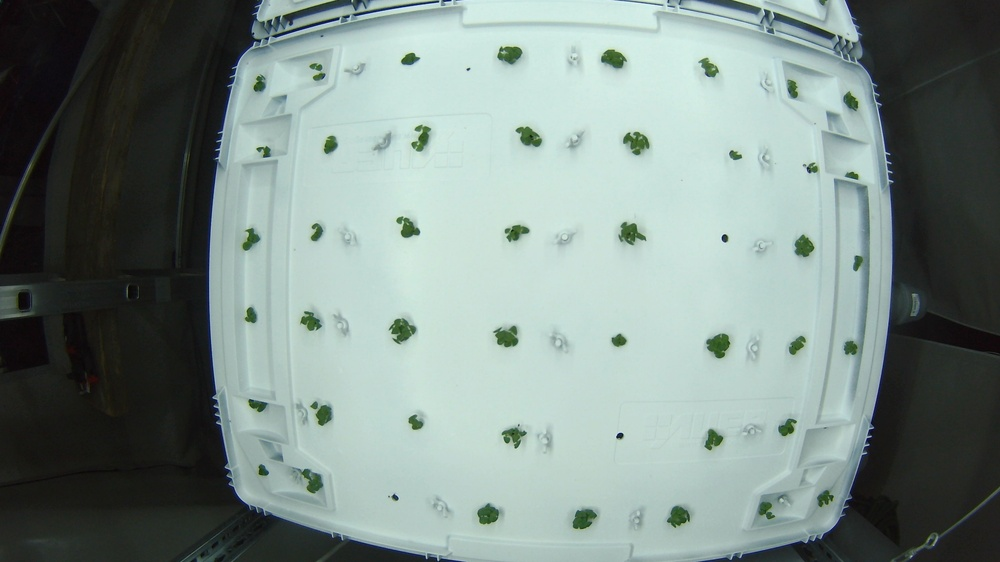
#> input picture db_images/image_0_20231222-230226.jpg, 1000 x 562 px, shrunk from 3840 x 2160 before the run
$ python -i biomass.py   (imports and definitions only)
#> lines starting #> are read from the running program, lines starting #| are printed output that depends on the picture; after the words box and inside, x2 and y2 are one past the last pixel; in counts of white or black regions, pixels touching at a corner belong together
#> further down, picture is the input picture: shape (562, 1000, 3); mean B, G, R 135.9, 140.8, 125.2
import cv2
import numpy as np
import os

def calculate_biomass(image):
    image_hsv = cv2.cvtColor(image, cv2.COLOR_BGR2HSV)
#> image_hsv: shape (562, 1000, 3); mean H, S, V 74.5, 36.5, 141.6

    sensitivity_green = 35
    lower_green = np.array([60 - sensitivity_green, 52, 72])
    upper_green = np.array([67 + sensitivity_green, 255, 255])

    mask_green = cv2.inRange(image_hsv, lower_green, upper_green)
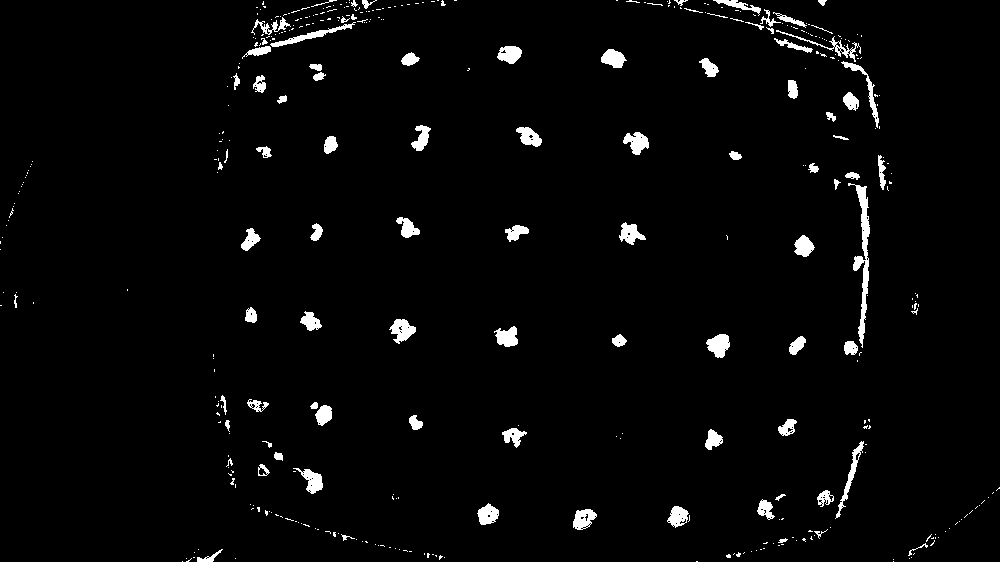
#> mask_green: shape (562, 1000); 2.8% white; 401 white regions (312 under 20 px), largest, box (x1, y1, x2, y2) and area: (848, 183, 870, 348) 1049, (270, 22, 356, 47) 407, (706, 334, 730, 358) 390
    kernel = cv2.getStructuringElement(cv2.MORPH_ELLIPSE, (11, 11))
    mask = cv2.morphologyEx(mask_green, cv2.MORPH_CLOSE, kernel)
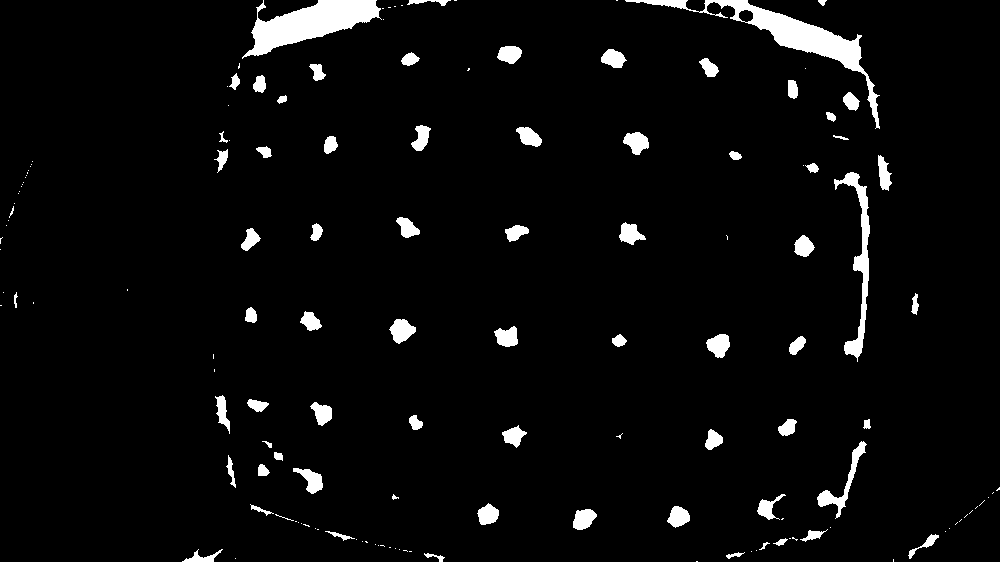
#> mask: shape (562, 1000); 4.1% white; 148 white regions (76 under 20 px), largest, box (x1, y1, x2, y2) and area: (625, 0, 880, 129) 4048, (242, 0, 382, 59) 3821, (834, 172, 870, 362) 1642

    total_pixels = image.shape[0] * image.shape[1]
#> total_pixels = 562000
    green_pixels = np.count_nonzero(mask)
#> green_pixels = 23020
    percentage_green = (green_pixels / total_pixels) * 100
#> percentage_green = 4.1

    return percentage_green, mask

def save_green_extracted_image(image, mask, output_path):
    green_pixels = cv2.bitwise_and(image, image, mask=mask)
    cv2.imwrite(output_path, green_pixels)
    print(f"Green extracted image saved to {output_path}")

def get_status_and_recommendations(biomass: int, sick_spots: int, week: int) -> dict:
    if biomass is None or sick_spots is None or week is None:
        return {"status": "Error loading results", "recommendation": ""}

    # Determine the status based on the week and biomass
    if week == 1 and 0 <= biomass <= 10:
        status = "On Track"
    elif week == 2 and 10 <= biomass <= 25:
        status = "On Track"
    elif week == 3 and 25 <= biomass <= 40:
        status = "On Track"
    elif week == 4 and 40 <= biomass <= 80:
        status = "On Track"
    elif week == 5 and 80 <= biomass <= 100:
        status = "On Track"
    else:
        status = "Off Track"

    # Determine the recommendation based on the number of sick spots
    if 1<= sick_spots < 10:
        recommendation = "Abnormal plant pattern detected! Check individual plants for decontamination."
    elif sick_spots >= 10:
        recommendation = "Nutrition deficiency detected! Increase nutrition and water supply."
    else:
        recommendation = "No specific recommendation."

    return {'status': status, "recommendation": recommendation}

>>> import cv2
>>> picture = cv2.imread('db_images/image_0_20231222-230226.jpg')
>>> result = calculate_biomass(picture)

$ run again, on db_images/image_0_20240312-120507.jpg
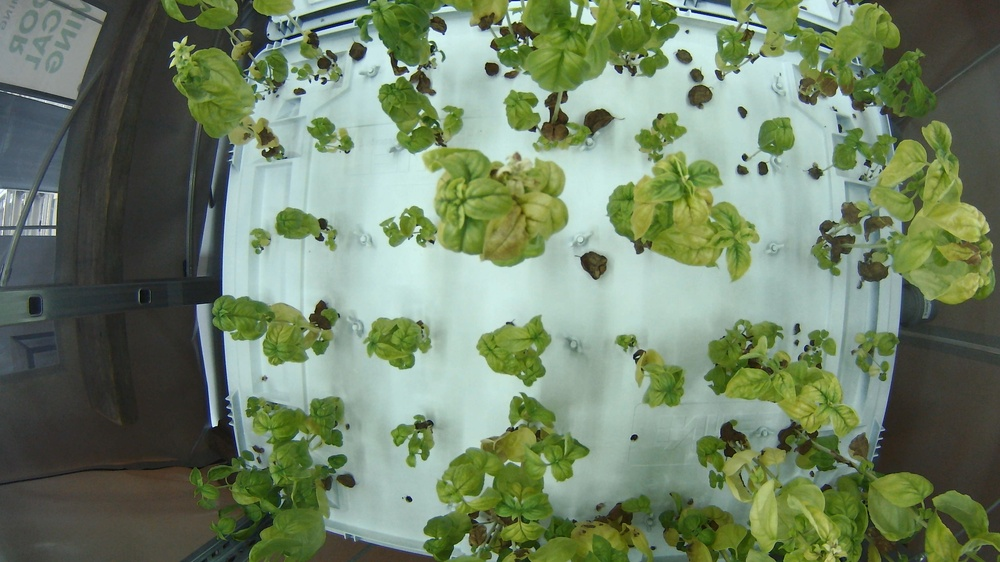
#> input picture db_images/image_0_20240312-120507.jpg, 1000 x 562 px, shrunk from 3840 x 2160 before the run
#> picture is the input picture: shape (562, 1000, 3); mean B, G, R 103.9, 130.6, 112.8
#> image_hsv: shape (562, 1000, 3); mean H, S, V 58.1, 74.4, 131.8
#> in calculate_biomass, `mask_green = cv2.inRange(image_hsv, lower_green, upper_green)`:
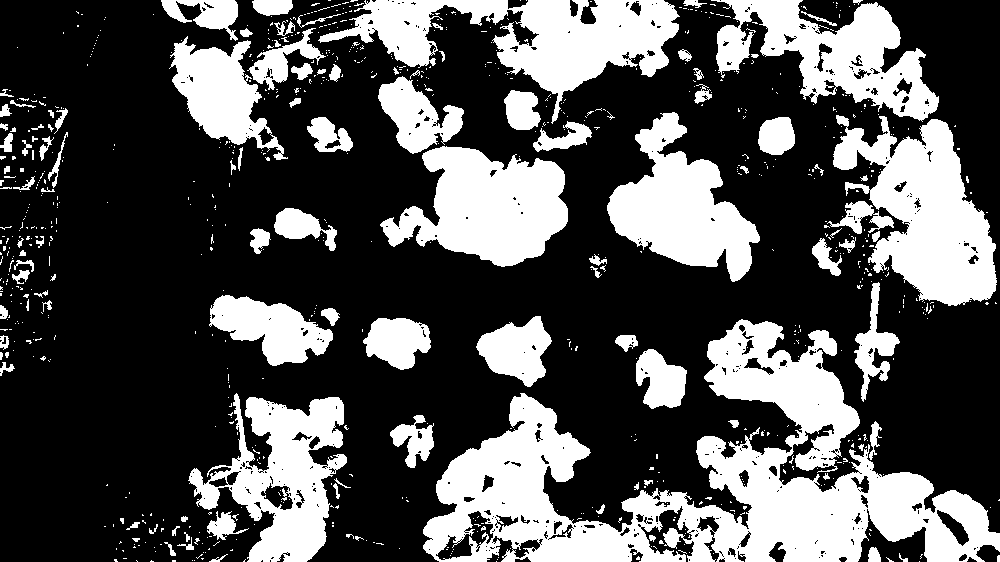
#> mask_green: shape (562, 1000); 32.5% white; 831 white regions (721 under 20 px), largest, box (x1, y1, x2, y2) and area: (423, 319, 1000, 562) 52703, (318, 0, 680, 124) 16751, (833, 115, 997, 306) 16716
#> in calculate_biomass, `mask = cv2.morphologyEx(mask_green, cv2.MORPH_CLOSE, kernel)`:
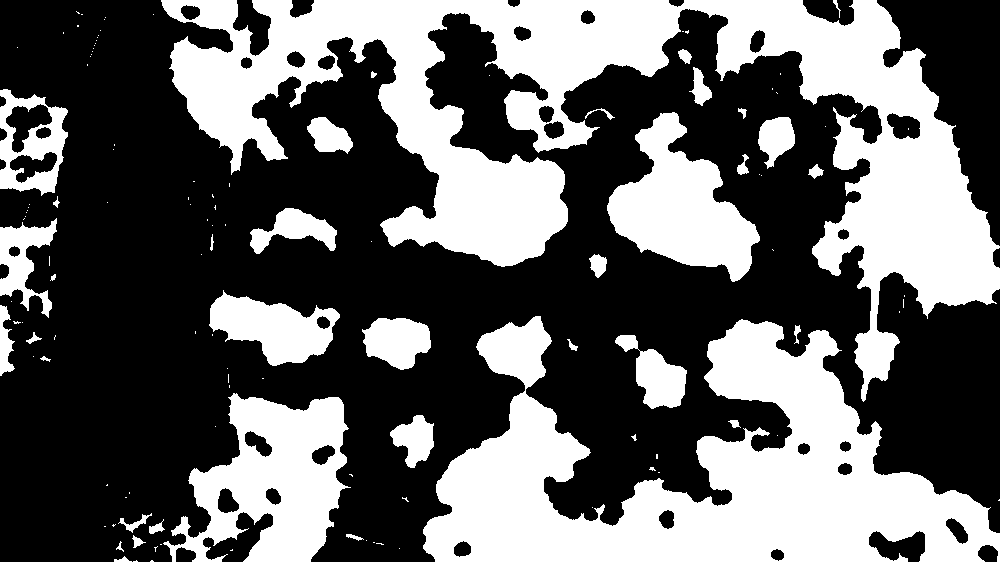
#> mask: shape (562, 1000); 39.2% white; 126 white regions (88 under 20 px), largest, box (x1, y1, x2, y2) and area: (161, 0, 1000, 402) 97537, (423, 316, 1000, 562) 66978, (163, 393, 351, 562) 17529
#> green_pixels = 220390
#> percentage_green = 39.22

$ run again, on db_images/image_0_20240318-120020.jpg
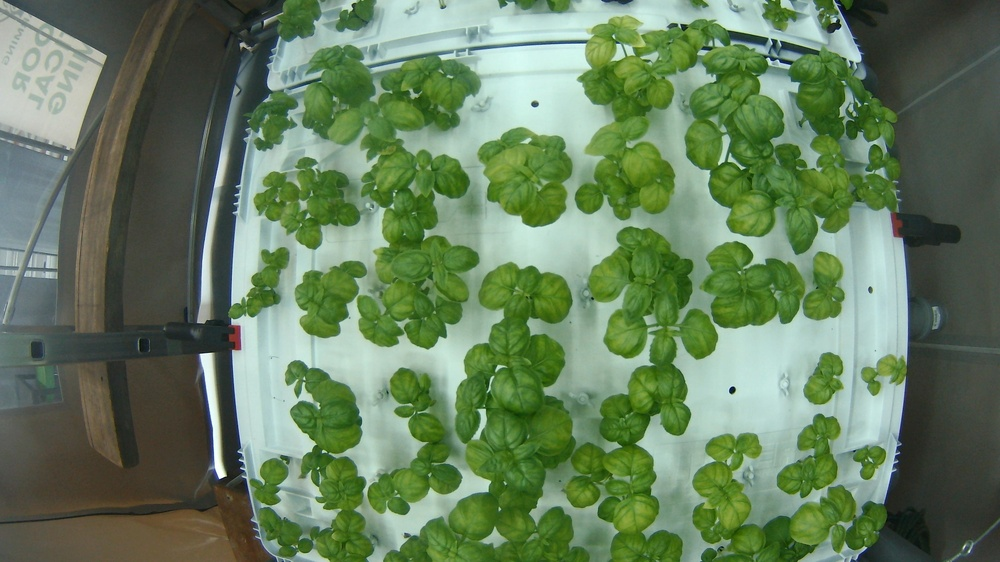
#> input picture db_images/image_0_20240318-120020.jpg, 1000 x 562 px, shrunk from 3840 x 2160 before the run
#> picture is the input picture: shape (562, 1000, 3); mean B, G, R 93.9, 126.2, 101.7
#> image_hsv: shape (562, 1000, 3); mean H, S, V 57.8, 85.3, 127.5
#> in calculate_biomass, `mask_green = cv2.inRange(image_hsv, lower_green, upper_green)`:
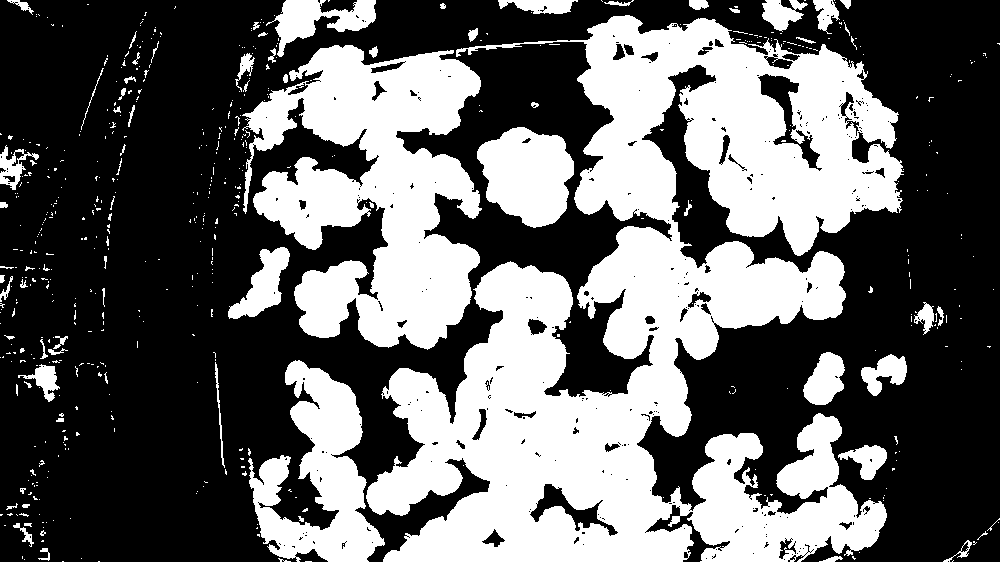
#> mask_green: shape (562, 1000); 39.3% white; 573 white regions (498 under 20 px), largest, box (x1, y1, x2, y2) and area: (366, 15, 904, 562) 140925, (242, 45, 482, 350) 42873, (248, 360, 385, 562) 13321
#> in calculate_biomass, `mask = cv2.morphologyEx(mask_green, cv2.MORPH_CLOSE, kernel)`:
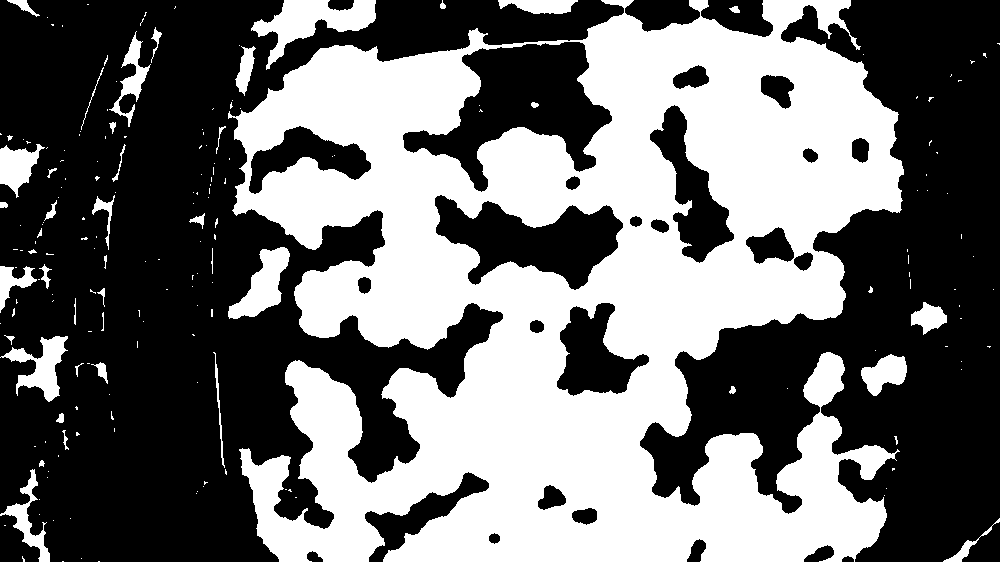
#> mask: shape (562, 1000); 43.3% white; 195 white regions (151 under 20 px), largest, box (x1, y1, x2, y2) and area: (228, 0, 904, 562) 225914, (251, 0, 376, 70) 3394, (228, 247, 290, 319) 2097
#> green_pixels = 243581
#> percentage_green = 43.34

$ run again, on db_images/image_0_20240322-060004.jpg
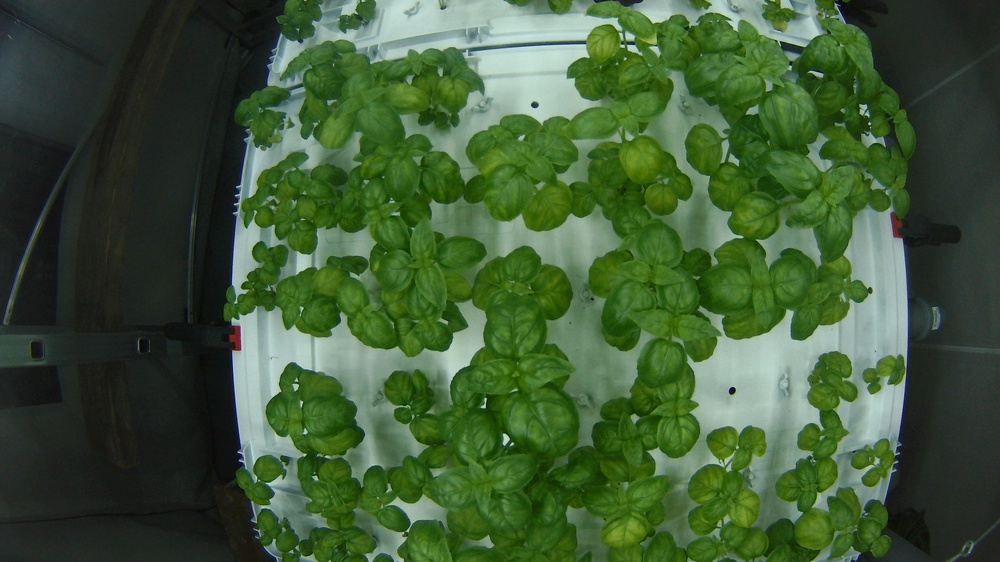
#> input picture db_images/image_0_20240322-060004.jpg, 1000 x 562 px, shrunk from 3840 x 2160 before the run
#> picture is the input picture: shape (562, 1000, 3); mean B, G, R 54.5, 89.6, 63.7
#> image_hsv: shape (562, 1000, 3); mean H, S, V 59.5, 108.1, 90
#> in calculate_biomass, `mask_green = cv2.inRange(image_hsv, lower_green, upper_green)`:
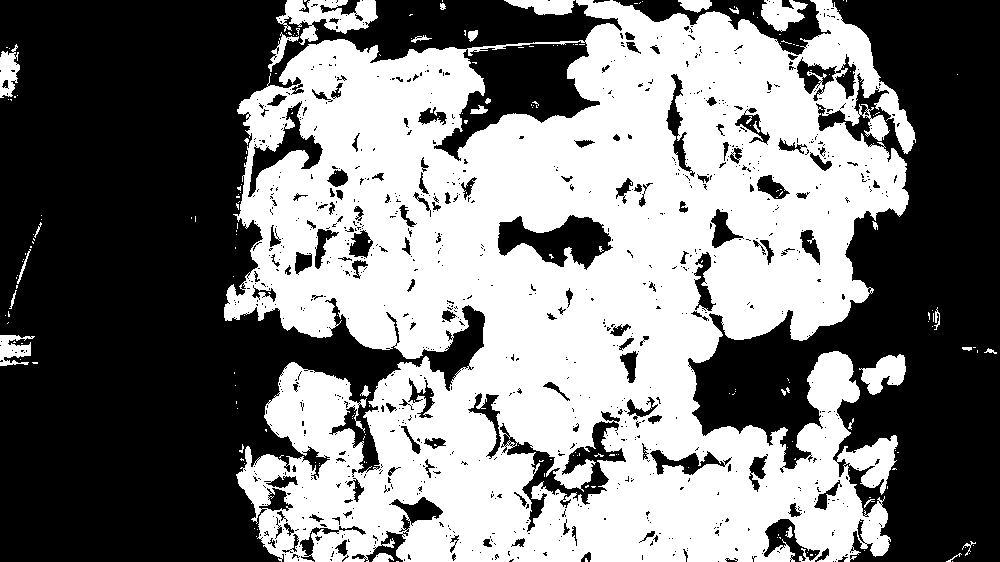
#> mask_green: shape (562, 1000); 48% white; 227 white regions (195 under 20 px), largest, box (x1, y1, x2, y2) and area: (224, 0, 916, 562) 260997, (276, 0, 378, 45) 2236, (859, 354, 906, 395) 1099
#> in calculate_biomass, `mask = cv2.morphologyEx(mask_green, cv2.MORPH_CLOSE, kernel)`:
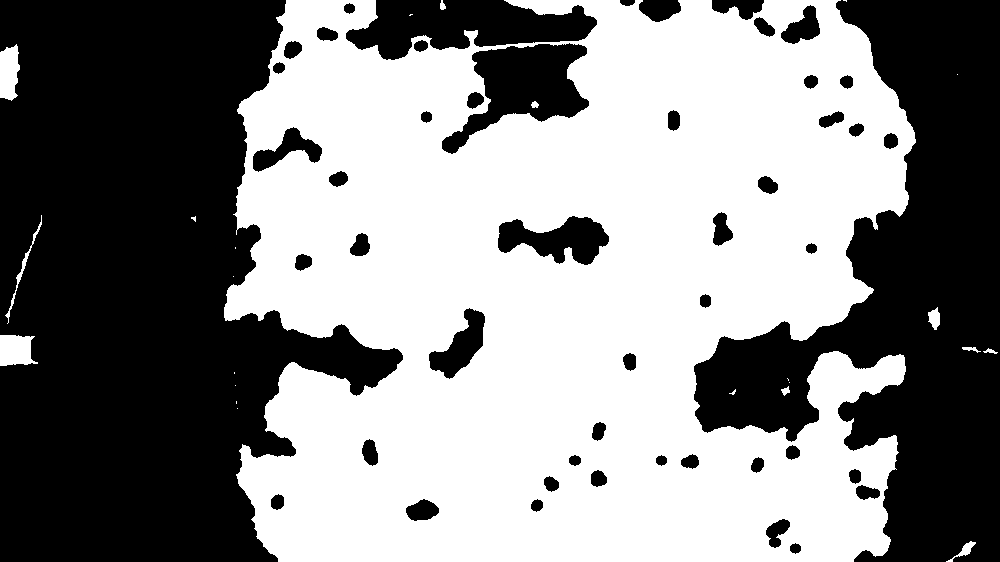
#> mask: shape (562, 1000); 53.5% white; 49 black regions, largest, box (x1, y1, x2, y2) and area: (0, 0, 403, 562) 147725, (694, 0, 1000, 562) 80627, (346, 0, 597, 60) 9288
#> green_pixels = 300862
#> percentage_green = 53.53
